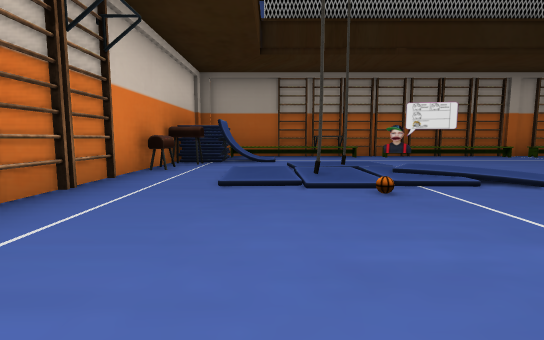
View 1 (above)

12 first-person views from a walk through a 3-D level made in the Unity game engine. The camera is 1.2 m above the floor, tilts 6° down and sees 85° across. The floor is counted in squares, 2.62 m on a side. Each view is taken from the middle of a square. On the plan, view 1 faces up. The plan holds only what a view shows up to about 9 squares ahead; the rest is blank. The place goes on beyond the plan. The player character is not drawn.

View 2
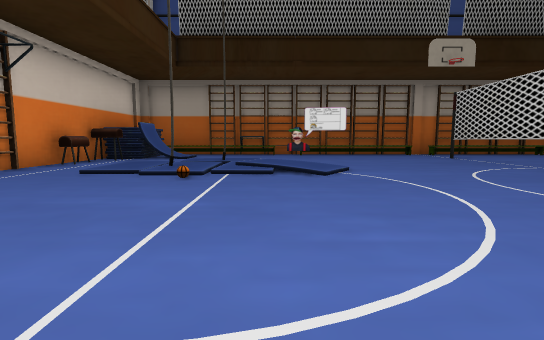

View 3
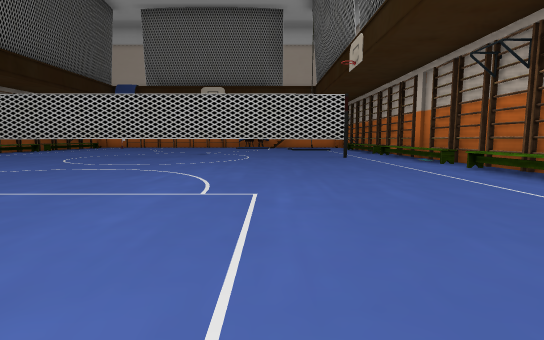

View 4
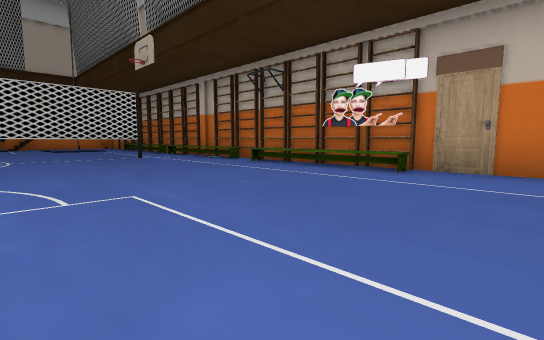

View 5
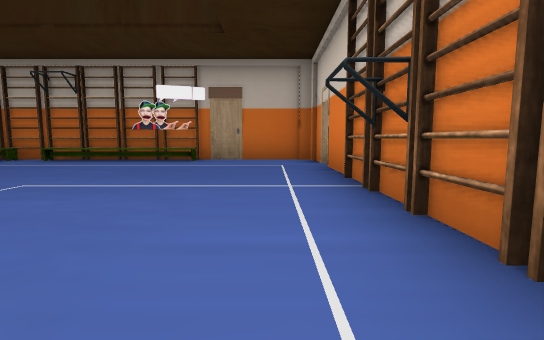

View 6
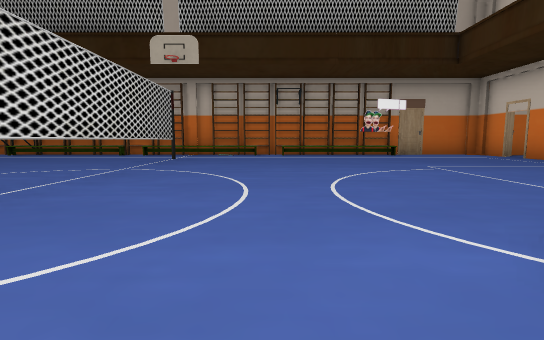

View 7
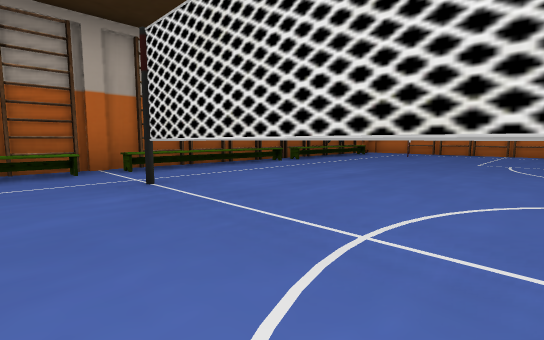

View 8
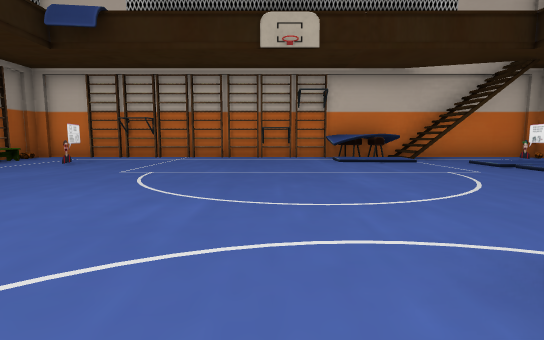

View 9
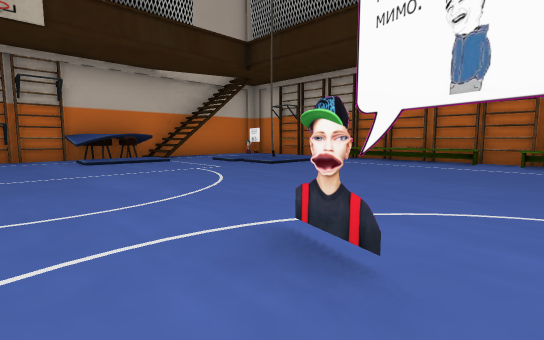

View 10
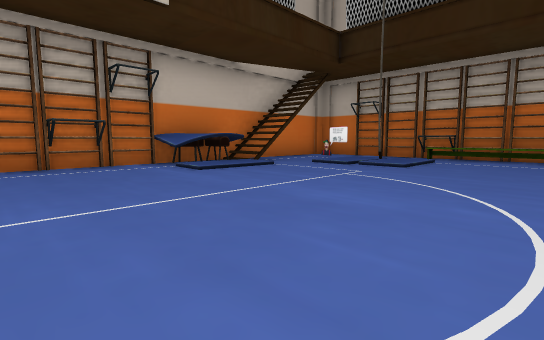

View 11
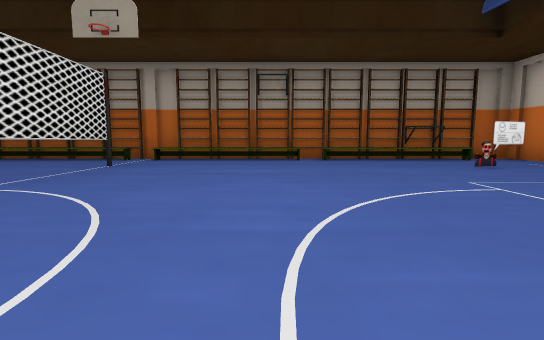

View 12
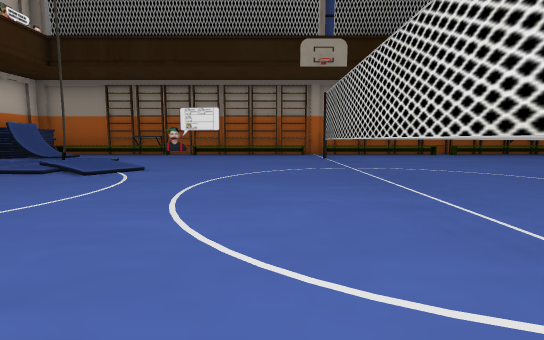

### Floor plan
Key: @ floor where view 1 was taken; # wall or solid block; . main floor; : floor 0.25 m higher than the main floor; / step, stairs or slope; = window, fence, low wall or low ledge; ^ raised ledge; T thing the floor can be seen under or through; O other object.
Columns run from 2 left of view 1 to 15 right of it. Each row starts with its distance up from view 1.
  8 ##################
  7 ##...............#
  6 ##/..==.T.....==.#
  5 #..#/...T........#
  4 #.://...T........#
  3 #./#//..T........#
  2 #.......T........#
  1 #........==......#
  0 #.@.....T....../^#
 -1 #.......T......//#
 -2 #.......T....//.=#
 -3 #............//=##
 -4 #..O^^.^^^.^^#..#
 -5 #################

Where each view was taken, in squares from view 1:
view 1: 0 up, 0 right, facing up
view 2: 1 down, 2 right, facing up
view 3: 1 down, 1 left, facing right
view 4: 0 up, 1 left, facing down-right
view 5: 2 up, 1 left, facing down
view 6: 4 up, 4 right, facing down
view 7: 3 up, 5 right, facing up-right
view 8: 2 up, 7 right, facing right
view 9: 2 up, 7 right, facing down-right
view 10: 3 up, 9 right, facing down-right
view 11: 1 up, 9 right, facing up
view 12: 1 down, 5 right, facing up
